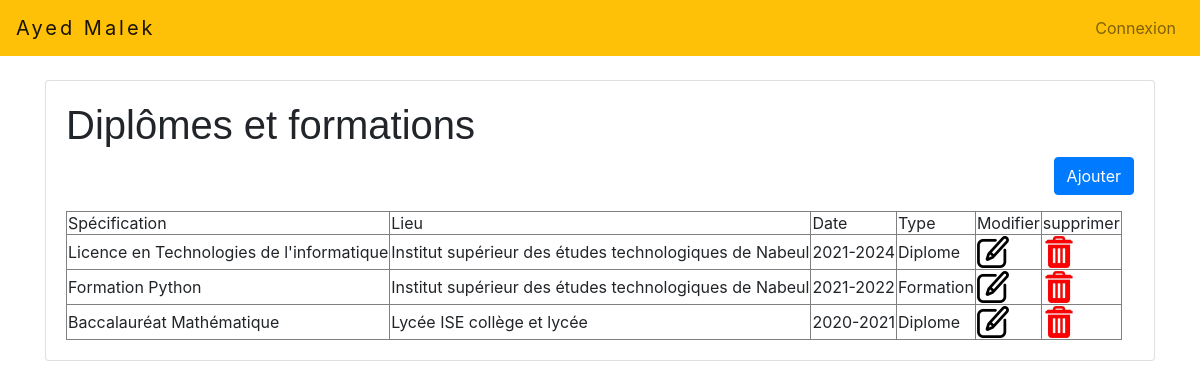
Screenshot of /config/form/ with the database file from the repository.
### CV/models.py (models this page shows)
class formation(models.Model):
    date=models.CharField(max_length=100)
    lieu=models.CharField(max_length=100)
    type=models.CharField(max_length=100)
    speci=models.CharField(max_length=100)
    type=models.ForeignKey('Type',on_delete=models.CASCADE,)

class Type(models.Model):
    nomType=models.CharField(max_length=100)

### configuration/views.py (the view)
# urls.py: path('form/',views.list_form,name='list_form'),
def list_form(request):
    form=formation.objects.all().values
    type=Type.objects.all().values
    template=loader.get_template('formation1.html')
    context={
        'form':form,
        'type':type
    }
    return HttpResponse(template.render(context,request))

### configuration/Templates/formation1.html (shortened to what this page needs)
<html>
    {% load static %}
    <head>
<link rel="stylesheet" href="{% static 'css/style.css'  %}">
<link rel="stylesheet" href="{% static 'css/bootstrap.min.css' %}">
</head>
<body>
{% include "navBar1.html" %}
<br>
<div class="container">
<div class="card mb-6">
<div class="card-body">
    <h1>Diplômes et formations</h1>
    <p align="right">
        <a href="addForm/" class="btn btn-primary">Ajouter </a>
        </p>
    <table border="1">
        <thead>
        <tr>
        <td>Spécification</td>
        <td>Lieu</td>
        <td>Date</td>
        <td>Type</td>
        <td>Modifier</td>
        <td>supprimer</td>
        </tr>
        </thead>
        <tbody>
        {% for f in form reversed %}
        <tr>
        <td>{{ f.speci }}</td>
        <td>{{ f.lieu }}</td>
        <td>{{ f.date }}</td>
        {% for t in type %}
        {% if f.type_id == t.id %}
        <td>{{t.nomType}}</td>
        {% endif %}
        {% endfor %}
 <td><a href="update_form/{{ f.id }}"><img height="32" src="{% static 'img/edit.png' %}"></a></td>
 <td><a onclick="return confirm('Etes-vous sure de vouloir supprimer cet  Formation?')" href="del_form/{{ f.id }}"> <img height="32" width="32" src="{% static 'img/delete.jfif' %}">  </a></td>
 </tr>
 {% endfor %}
</div>
</div>
</div>
</body>
</html>

### CV/static/css/style.css (style rules this page uses)
body { font-family: "Open Sans", sans-serif; color: #272829; }
a { color: #149ddd; text-decoration: none; }
h1, h2, h3, h4, h5, h6 { font-family: "Raleway", sans-serif; }

### rows the page displays
formation: speci "Licence en Technologies de l'informatique", lieu "Institut supérieur des études technologiques de Nabeul", date "2021-2024"
Type: nomType "Diplome"
formation: speci "Formation Python", lieu "Institut supérieur des études technologiques de Nabeul", date "2021-2022"
Type: nomType "Formation"
formation: speci "Baccalauréat Mathématique", lieu "Lycée ISE collège et lycée", date "2020-2021"
